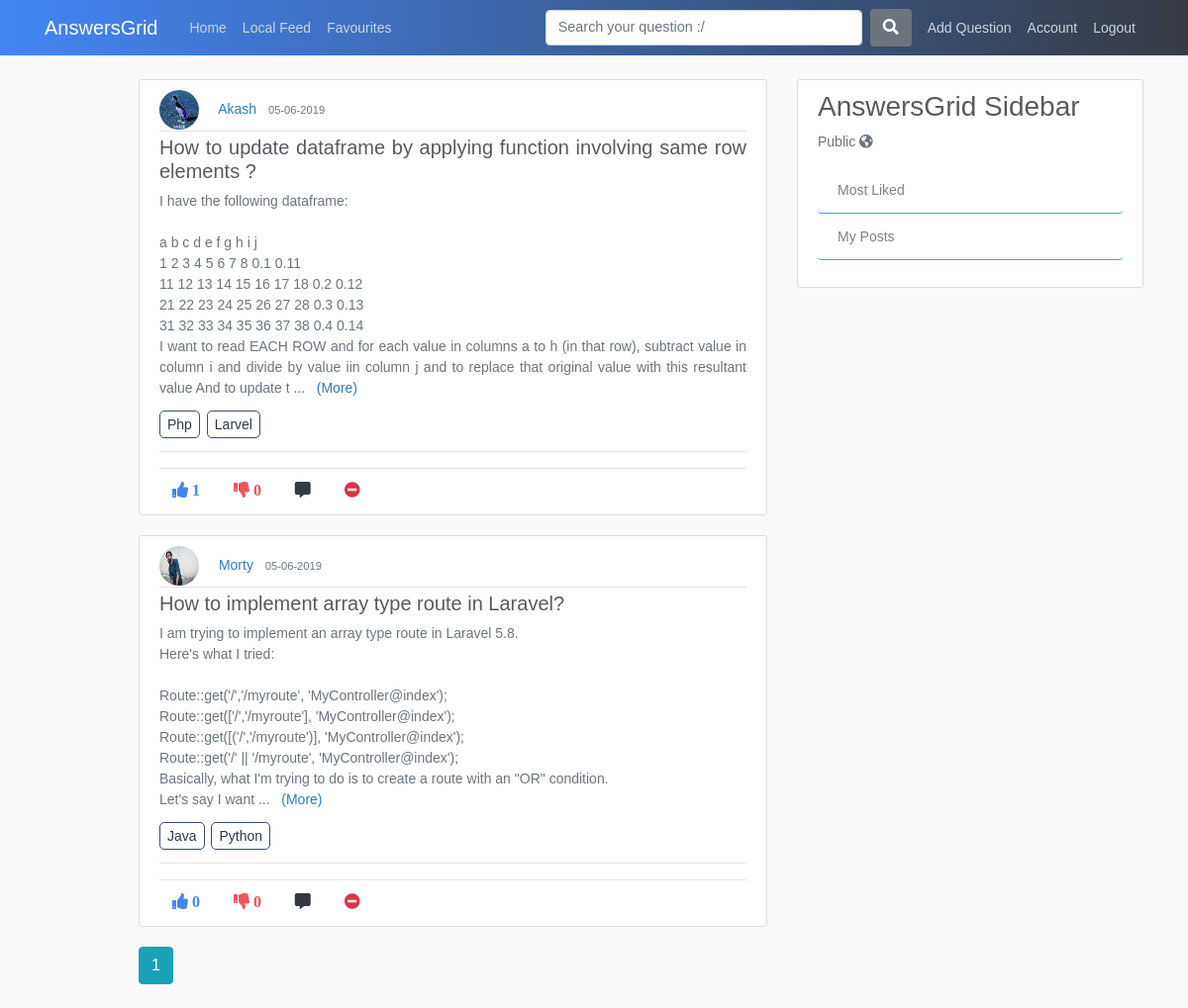
Page /favourite (signed in) on the committed database.
### application/models.py (models this page shows, shortened)
class Favourite(db.Model):
    id = db.Column(db.Integer, primary_key=True)
    post_id = db.Column(db.Integer, db.ForeignKey('post.id'), nullable=False)
    user_id = db.Column(db.Integer, db.ForeignKey('user.id'), nullable=False)
    current_user_id = db.Column(db.Integer, nullable=False)
    title = db.Column(db.String(100), nullable=False)
    content = db.Column(db.Text, nullable=False)
    date_posted = db.Column(db.DateTime, nullable=False, default=datetime.utcnow)
    like_count = db.Column(db.Integer, nullable=False, default=0)
    dislike_count = db.Column(db.Integer, nullable=False, default=0)

class User(db.Model, UserMixin):
    id = db.Column(db.Integer, primary_key=True)
    username = db.Column(db.String(20), unique=True, nullable=False)
    email = db.Column(db.String(120), unique=True, nullable=False)
    image_file = db.Column(db.String(20), nullable=False, default='default.jpg')
    password = db.Column(db.String(60), nullable=False)
    posts = db.relationship('Post', backref='author', lazy=True)
    answers = db.relationship('Answer', backref="author", lazy=True)
    comments = db.relationship('Comment', backref='author', lazy=True)
    favourites = db.relationship('Favourite', backref='author', lazy=True)

class tagposts(db.Model):
    id = db.Column(db.Integer, primary_key=True, nullable=False)
    post_id = db.Column(db.Integer, db.ForeignKey('post.id'), nullable=False)
    tag_id = db.Column(db.Integer, db.ForeignKey('tags.tag_id'), nullable=False)

class Tags(db.Model):
    tag_id = db.Column(db.Integer, primary_key=True, nullable=False)
    tag_title = db.Column(db.String,nullable=False)

### application/routes.py (the view)
@app.route("/favourite", methods=['GET', 'POST'])
def favourite():
    page = request.args.get('page',1,type=int)
    posts = Favourite.query.filter_by(current_user_id=current_user.id).order_by(Favourite.id.desc()).paginate(page=page, per_page=5)
    joinedTables = db.session.query(tagposts.post_id,tagposts.tag_id,Tags.tag_title,Post.title,Post.user_id,Post.like_count,Post.content,Post.id,Post.author,Post.date_posted,User.username,User.image_file, Favourite.post_id, Favourite.user_id).join(Tags).join(Post).join(User).join(Favourite).all()
    return render_template("favourite.html", posts=posts, joinedTables=joinedTables)

### application/models.py (called while the page is built)
@login_manager.user_loader
def load_user(user_id):
    return User.query.get(int(user_id))

### application/templates/favourite.html (shortened to what this page needs)
{% extends "layout.html" %}
{% block content %}
      {% for post in posts.items %}
        <article class="media content-section">
          <div class="media-body">
            <img class="rounded-circle article-img" src="{{ url_for('static', filename='profile_pics/' + post.author.image_file) }}">
            <a class="mr-2" href="{{ url_for('user_posts', username=post.author.username) }}">{{ post.author.username }}</a>
            <small class="text-muted">{{ post.date_posted.strftime('%d-%m-%Y') }}</small>
            <div class="article-metadata">
            </div>
            <h5 class="text-justify"><a class="article-title" href="{{ url_for('comment_post', post_id=post.post_id) }}">{{ post.title }}</a></h5>
            <p class="article-content more text-justify text-muted">{{ post.content}}</p>
            {% for tag in joinedTables %}
            {% if post.id == tag[0] %}
            <a class="article-content tag-style text-justify" href="{{ url_for('tags', tag_title=tag.tag_title) }}">{{ tag.tag_title }}</a>
            {% endif %}
            {% endfor %}<hr>
          <hr> <div class="footRow">
            {%  if current_user.is_authenticated %}
              <a><i class="fas fa-thumbs-up mr-1 btn upvote"id="/vote/{{post.post_id}}/{{current_user.id}}" onclick="contentDisp(this);">  {{ post.like_count }} </i></a>
              <a><i class="fas fa-thumbs-down mr-1 btn upvote" id="/downvote/{{post.post_id}}/{{current_user.id}}" onclick="contentDisp(this);" >  {{ post.dislike_count }} </i></a>
              <a href="{{url_for('comment_post', post_id=post.post_id)}}"><i class="fas fa-comment-alt mr-1 btn text-dark"></i></a>
              <a href="{{url_for('delete_favourites', post_id=post.post_id)}}"><i class="fas fa-minus-circle mr-1 btn text-danger"></i></a>
            {% endif %}
           </div>
          </div>
        </article>
      {% endfor %}
    {% for page_num in posts.iter_pages(left_edge=1, right_edge=1, left_current=1, right_current=2) %}
      {% if page_num %}
        {% if posts.page == page_num %}
          <a class="btn btn-info mb-4" href="{{ url_for('favourite', page=page_num) }}">{{ page_num }}</a>
        {% else %}
          <a class="btn btn-outline-info mb-4" href="{{ url_for('favourite', page=page_num) }}">{{ page_num }}</a>
        {% endif %}
      {% else %}
      ...
      {% endif %}
    {% endfor %}
{% endblock content %}

### application/static/main.css (style rules this page uses)
body { background: #fafafa; color: #333333; margin-top: 5rem; }
h1, h2, h3, h4, h5, h6 { color: #444444; }
.content-section { background: #ffffff; padding: 10px 20px; border: 1px solid #dddddd; border-radius: 3px; margin-bottom: 20px; }
.article-title { color: #444444; }
.article-content { white-space: pre-line; }
.article-img { height: 40px; width: 40px; margin-right: 16px; }
.article-metadata { padding-bottom: 1px; margin-bottom: 4px; border-bottom: 1px solid #e3e3e3 }

### application/templates/layout.html (style rules this page uses)
body { color: #2e2626; margin-top: 5rem; font-size: 14px; font-weight: unset; line-height: 1.5; font-family: Arial; }
img { display: inline; }
.footRow { margin-top: -10px; }
.tag-style { margin-right: 3px; border: 1px solid #3a4e70; padding: 5px 7px; border-radius: 5px; color: #2C3A47 }
a { color: #2980b9; }
.fa-thumbs-up { color: #4286f4; }
.fa-thumbs-down { color: #f1545b }
.article-title { color: #595a60; }

### rows in the picture
Favourite: image_file (picture), author.username "Akash", date_posted "05-06-2019", title "How to update dataframe by applying function involving same row elements ?", content "I have the following dataframe: a b c d e f g h i j 1 2 3 4 5 6 7 8 0.1 0.11 11 12 13 14 15 16 17 18 0.2 0.12 21 22 23 24 25 26 27 28 0.3 0.13 31 32 33 34 35 36 37 38 0.4 0.14 I want to read EACH ROW and for each value in columns a to h (in that row), subtract value in column i and divide by value iin column j and to replace that original value with this resultant value And to update t", like_count "1", dislike_count "0"
tagposts: tag_title "Php"
tagposts: tag_title "Larvel"
Favourite: image_file (picture), author.username "Morty", date_posted "05-06-2019", title "How to implement array type route in Laravel?", content "I am trying to implement an array type route in Laravel 5.8. Here's what I tried: Route::get('/','/myroute', 'MyController@index'); Route::get(['/','/myroute'], 'MyController@index'); Route::get([('/','/myroute')], 'MyController@index'); Route::get('/' || '/myroute', 'MyController@index'); Basically, what I'm trying to do is to create a route with an \"OR\" condition. Let's say I want", like_count "0", dislike_count "0"
tagposts: tag_title "Java"
tagposts: tag_title "Python"

### other values in the picture
{{ page_num }} "1"
